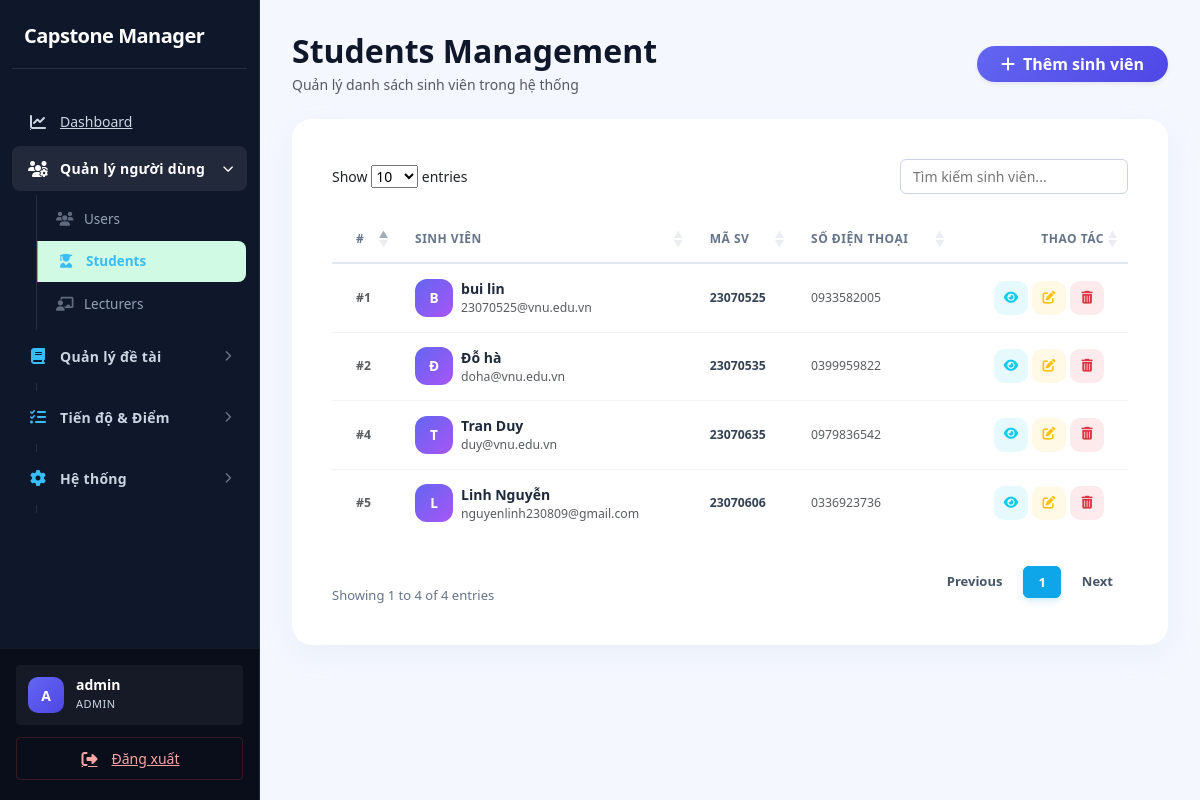
Screenshot of /index.php?page=students (signed in) with the database file from the repository.
### tables this page shows
CREATE TABLE `students` (
  `id` int(11) NOT NULL,
  `user_id` int(11) DEFAULT NULL,
  `student_code` varchar(30) DEFAULT NULL,
  `full_name` varchar(150) DEFAULT NULL,
  `phone` varchar(20) DEFAULT NULL,
  `faculty` varchar(100) DEFAULT NULL,
  `created_at` timestamp NOT NULL DEFAULT current_timestamp()
);

CREATE TABLE `users` (
  `id` int(11) NOT NULL,
  `email` varchar(100) NOT NULL,
  `password` varchar(255) NOT NULL,
  `role` enum('admin','student','lecturer') NOT NULL DEFAULT 'student',
  `status` enum('active','locked') DEFAULT 'active',
  `created_at` timestamp NOT NULL DEFAULT current_timestamp()
);

### app/controllers/StudentController.php (called while the page is built, shortened)
<?php
class StudentController {
    private $studentModel;
    public function __construct() {
        $this->studentModel = new Student();
    }
    public function index() {
        $students = $this->studentModel->getAll();
        require '../app/views/students/index.php';
    }
}

### core/Database.php (called while the page is built)
<?php
class Database {
    private static $instance = null;
    private $conn;
    private $host = "localhost";
    private $dbname = "capstone_manager";
    private $username = "root";
    private $password = "";
    private function __construct(){
        try{
            $this->conn = new PDO(
                "mysql:host={$this->host};dbname={$this->dbname};charset=utf8mb4",
                $this->username,
                $this->password
            );
            $this->conn->setAttribute(
                PDO::ATTR_ERRMODE,
                PDO::ERRMODE_EXCEPTION
            );
            $this->conn->setAttribute(
                PDO::ATTR_DEFAULT_FETCH_MODE,
                PDO::FETCH_ASSOC
            );
        }catch(PDOException $e){
            die("Database Error: " . $e->getMessage());
        }
    }
    public static function getInstance(){
        if(self::$instance == null){
            self::$instance = new Database();
        }
        return self::$instance;
    }
    public function getConnection(){
        return $this->conn;
    }
}

### app/models/Student.php (called while the page is built, shortened)
<?php
class Student {
    private $conn;
    public function __construct(){
        $this->conn = Database::getInstance()->getConnection();
    }
    public function getAll(){
        $sql = "SELECT students.*, users.email
                FROM students
                JOIN users
                ON users.id = students.user_id
                ORDER BY students.id DESC";
        return $this->conn
            ->query($sql)
            ->fetchAll(PDO::FETCH_ASSOC);
    }
}

### app/views/students/index.php (the view, shortened to what this page needs)
<?php require '../app/views/layouts/header.php'; ?>
<?php require '../app/views/layouts/sidebar.php'; ?>
<div class="main-content" style="padding:32px; background:#f4f7fe; min-height:100vh;">
    <div class="d-flex justify-content-between align-items-center mb-4">
        <div>
            <h2 class="fw-bold mb-1" style="color:#0f172a">Students Management</h2>
            <p class="text-muted small mb-0">Quản lý danh sách sinh viên trong hệ thống</p>
        </div>
        <?php if ($_SESSION['user']['role'] === 'admin'): ?>
            <a href="index.php?page=student-create"
               class="btn btn-primary rounded-pill px-4 fw-bold shadow-sm"
               style="background:linear-gradient(135deg,#6366f1,#4f46e5);border:none">
                <i class="fa-solid fa-plus me-2"></i>Thêm sinh viên
            </a>
        <?php endif; ?>
    </div>
    <div class="custom-card">
        <div class="table-responsive p-3">
            <table class="table table-hover mb-0 datatable" id="studentTable">
                <thead>
                    <tr class="text-muted small" style="font-size:11px;text-transform:uppercase;letter-spacing:.5px">
                        <th class="ps-4">#</th>
                        <th>Sinh viên</th>
                        <th>Mã SV</th>
                        <th>Số điện thoại</th>
                        <?php if ($_SESSION['user']['role'] === 'admin'): ?>
                            <th class="text-end pe-4">Thao tác</th>
                        <?php endif; ?>
                    </tr>
                </thead>
                <tbody>
                    <?php if (!empty($students)): ?>
                        <?php foreach ($students as $s): ?>
                            <tr>
                                <td class="ps-4 fw-bold text-muted small">#<?= $s['id'] ?></td>
                                <td>
                                    <div class="d-flex align-items-center gap-2">
                                        <div class="avatar-circle">
                                            <?= strtoupper(mb_substr($s['full_name'], 0, 1)) ?>
                                        </div>
                                        <div>
                                            <div class="fw-bold" style="color:#1e293b"><?= htmlspecialchars($s['full_name']) ?></div>
                                            <div class="small text-muted"><?= htmlspecialchars($s['email']) ?></div>
                                        </div>
                                    </div>
                                </td>
                                <td class="fw-semibold small" style="color:#334155"><?= htmlspecialchars($s['student_code'] ?? '—') ?></td>
                                <td class="text-muted small"><?= htmlspecialchars($s['phone'] ?? '—') ?></td>
                                <?php if ($_SESSION['user']['role'] === 'admin'): ?>
                                    <td class="text-end pe-4">
                                        <div class="d-flex justify-content-end gap-1">
                                            <a href="index.php?page=student-show&id=<?= $s['id'] ?>"
                                               class="btn-action bg-info bg-opacity-10 text-info" title="Xem">
                                                <i class="fa-solid fa-eye"></i>
                                            </a>
                                            <a href="index.php?page=student-edit&id=<?= $s['id'] ?>"
                                               class="btn-action bg-warning bg-opacity-10 text-warning" title="Sửa">
                                                <i class="fa-solid fa-pen-to-square"></i>
                                            </a>
                                            <a href="index.php?page=student-delete&id=<?= $s['id'] ?>"
                                               class="btn-action btn-delete bg-danger bg-opacity-10 text-danger" title="Xóa">
                                                <i class="fa-solid fa-trash-can"></i>
                                            </a>
                                        </div>
                                    </td>
                                <?php endif; ?>
                            </tr>
                        <?php endforeach; ?>
                    <?php endif; ?>
                </tbody>
            </table>
        </div>
    </div>
</div>
<?php require '../app/views/layouts/footer.php'; ?>

### public/assets/css/style.css (style rules this page uses)
:root { --primary: #0f172a; --primary-hover: #1e293b; --secondary: #475569; --success: #059669; --success-light: #d1fae5; --warning: #d97706; --warning-light: #fef3c7; --danger: #dc2626; --danger-light: #fee2e2; --info: #0284c7; --info-light: #e0f2fe; --sidebar-bg: #0f172a; --sidebar-text: #cbd5e1; --sidebar-hover: #1e293b; --sidebar-w: 260px; --bg: #f8f9fa; --surface: #ffffff; --border: #cbd5e1; --border-light: #e2e8f0; --text: #0f172a; --text-muted: #475569; --text-faint: #94a3b8; --radius-sm: 4px; --radius-md: 6px; --radius-lg: 8px; --radius-xl: 8px; --radius-2xl: 12px; --shadow-sm: 0 1px 2px rgba(0, 0, 0, 0.05); --shadow-md: 0 4px 6px -1px rgba(0, 0, 0, 0.1), 0 2px 4px -1px rgba(0, 0, 0, 0.06); --shadow-lg: 0 10px 15px -3px rgba(0, 0, 0, 0.1), 0 4px 6px -2px rgba(0, 0, 0, 0.05); --shadow-hover: 0 10px 15px -3px rgba(0, 0, 0, 0.1); --font: 'Inter', system-ui, -apple-system, sans-serif; --transition: all 0.2s ease-in-out; }
*, *::before, *::after { box-sizing: border-box; margin: 0; padding: 0; }
body { font-family: var(--font); background: var(--bg); color: var(--text); font-size: 14px; line-height: 1.5; -webkit-font-smoothing: antialiased; }
a { text-decoration: none; color: var(--info); transition: var(--transition); }
.main-content { margin-left: var(--sidebar-w); min-height: 100vh; padding: 32px; background: var(--bg); }
.card, .dashboard-box, .table-container, .form-container, .detail-container, .custom-card { background: var(--surface); border-radius: var(--radius-xl); border: 1px solid var(--border-light); box-shadow: var(--shadow-sm); padding: 24px; margin-bottom: 24px; }
.table { width: 100%; border-collapse: separate; border-spacing: 0; margin: 0; font-size: 14px; }
.table thead th { font-weight: 700; text-transform: uppercase; letter-spacing: 0.5px; font-size: 12px; color: #64748b; padding: 14px 16px; background: #ffffff; border-bottom: 2px solid #e2e8f0; white-space: nowrap; border-top: none; }
.table tbody td { padding: 14px 16px; vertical-align: middle; color: #1e293b; border-bottom: 1px solid #f1f5f9; font-weight: 500; }
.table tbody tr:last-child td { border-bottom: none; }
.btn { display: inline-flex; align-items: center; justify-content: center; gap: 8px; padding: 8px 16px; font-size: 14px; font-weight: 600; border: 1px solid transparent; border-radius: 6px; cursor: pointer; transition: all 0.2s ease; line-height: 1.5; }
.btn-primary { background: var(--primary); color: #fff; }
.btn-action { width: 32px; height: 32px; border-radius: 6px; display: inline-flex; align-items: center; justify-content: center; font-size: 14px; border: 1px solid transparent; transition: all 0.2s ease; text-decoration: none; }

### app/views/students/index.php (style rules this page uses)
.custom-card { border-radius:1.25rem; border:none; box-shadow:0 10px 30px rgba(160,174,192,.1); background:#fff; }
.avatar-circle { width:38px; height:38px; border-radius:12px; background:linear-gradient(135deg,#6366f1,#a855f7); color:#fff; display:flex; align-items:center; justify-content:center; font-weight:700; font-size:.85rem; flex-shrink:0; }
.btn-action { width:34px; height:34px; border-radius:10px; display:inline-flex; align-items:center; justify-content:center; font-size:.8rem; border:none; transition:all .15s; text-decoration:none; }

### rows the page displays
students: id "5", full_name "L", full_name "Linh Nguyễn", user.email "nguyenlinh230809@gmail.com", student_code "23070606", phone "0336923736"
students: id "4", full_name "T", full_name "Tran Duy", user.email "duy@vnu.edu.vn", student_code "23070635", phone "0979836542"
students: id "2", full_name "Đ", full_name "Đỗ hà", user.email "doha@vnu.edu.vn", student_code "23070535", phone "0399959822"
students: id "1", full_name "B", full_name "bui lin", user.email "23070525@vnu.edu.vn", student_code "23070525", phone "0933582005"

### other values shown
substr($username, 0, 1) "A"
$username "admin"
$_SESSION['user']['role'] "ADMIN"
